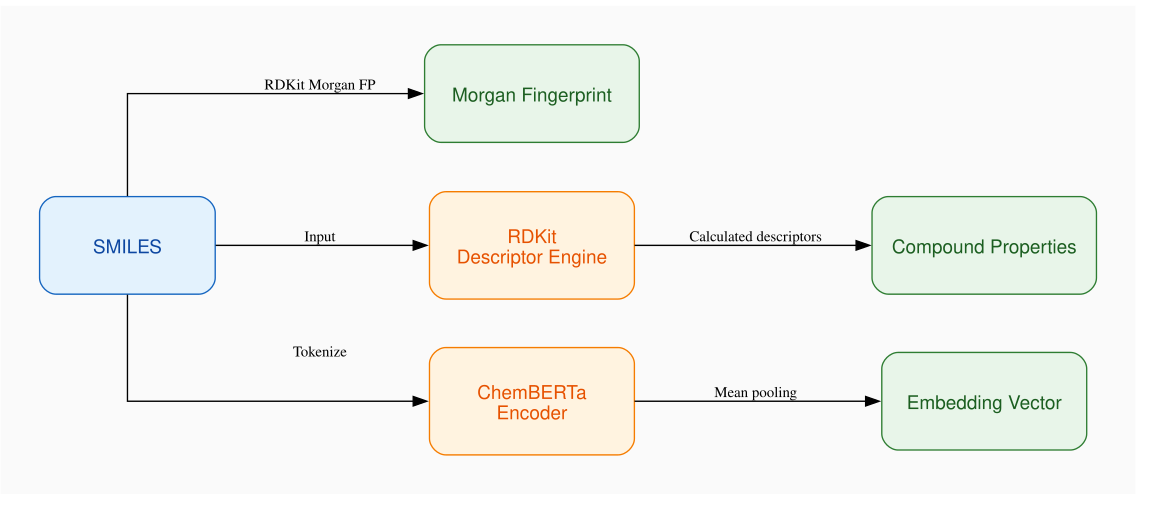

Generate this figure with Python:
"""Render a compact diagram showing SMILES transformation pipelines."""

from __future__ import annotations

from pathlib import Path

from graphviz import Digraph


def build_graph() -> Digraph:
    graph = Digraph("smiles_transformations", format="svg")
    graph.attr(
        rankdir="LR",
        nodesep="0.5",
        ranksep="1.0",
        pad="0.4",
        margin="0.2",
        splines="ortho",
        bgcolor="#FAFAFA",
    )

    graph.attr("node", shape="rect", style="rounded,filled", fontname="Helvetica")

    styles = {
        "source": {"fillcolor": "#E3F2FD", "color": "#1565C0", "fontcolor": "#0D47A1"},
        "process": {"fillcolor": "#FFF3E0", "color": "#F57C00", "fontcolor": "#E65100"},
        "output": {"fillcolor": "#E8F5E9", "color": "#2E7D32", "fontcolor": "#1B5E20"},
    }

    graph.node("smiles", "SMILES", **styles["source"], height="1.0", width="1.8")

    graph.node("morgan", "Morgan Fingerprint", **styles["output"], height="1.0", width="2.2")

    graph.node("rdkit", "RDKit\nDescriptor Engine", **styles["process"], height="1.1", width="2.1")
    graph.node("properties", "Compound Properties", **styles["output"], height="1.0", width="2.3")

    graph.node("chemberta", "ChemBERTa\nEncoder", **styles["process"], height="1.1", width="2.1")
    graph.node("embedding", "Embedding Vector", **styles["output"], height="1.0", width="2.1")

    graph.edge("smiles", "morgan", label="RDKit Morgan FP", fontsize="11")
    graph.edge("smiles", "rdkit", label="Input", fontsize="11")
    graph.edge("rdkit", "properties", label="Calculated descriptors", fontsize="11")

    graph.edge("smiles", "chemberta", label="Tokenize", fontsize="11")
    graph.edge("chemberta", "embedding", label="Mean pooling", fontsize="11")

    return graph


def render(output: Path | None = None) -> Path:
    graph = build_graph()
    if output is None:
        output = Path(__file__).with_suffix(".svg")

    render_dir = output.parent
    render_dir.mkdir(parents=True, exist_ok=True)

    rendered_path = graph.render(filename=output.stem, directory=str(render_dir), cleanup=True)
    return Path(rendered_path)


if __name__ == "__main__":
    path = render()
    print(f"Diagram written to {path}")
